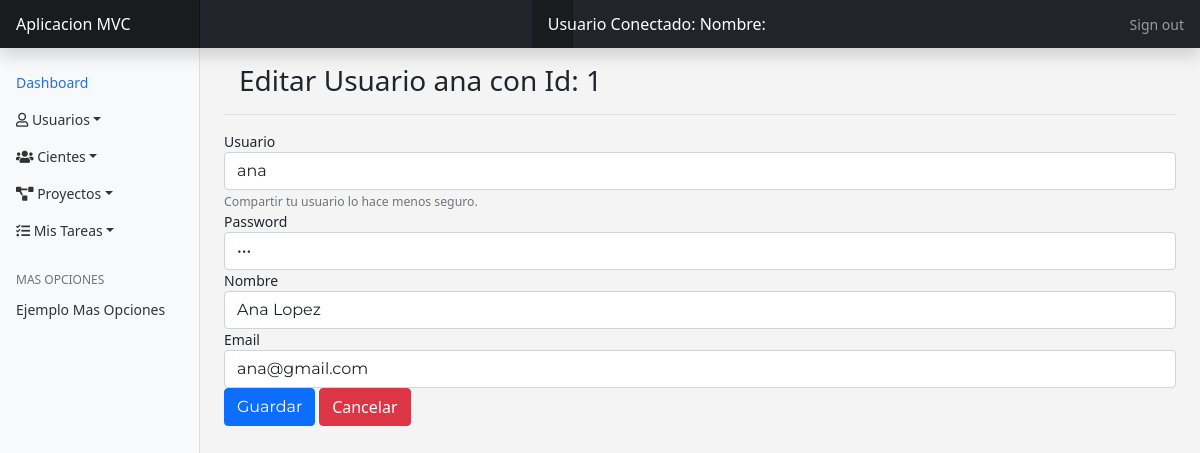
/index.php?tabla=user&accion=editar&id=1 (signed in), run on the app's committed database.
### tables this page shows
CREATE TABLE `users` (
  `id` bigint(20) unsigned NOT NULL AUTO_INCREMENT,
  `name` varchar(255) DEFAULT NULL,
  `email` varchar(255) NOT NULL,
  `password` varchar(255) NOT NULL,
  `usuario` varchar(100) NOT NULL COMMENT 'Para el login equivalente a nick',
  PRIMARY KEY (`id`),
  UNIQUE KEY `users_email_unique` (`email`),
  UNIQUE KEY `users_UN` (`usuario`)
);

### web/config/db.php (called while the page is built, shortened)
<?php
class db
{
  static public function conexion()
  {
    $conexion = null;
    try {
      $opciones =  array(PDO::ATTR_ERRMODE => PDO::ERRMODE_EXCEPTION);
      $conexion = new PDO('mysql:host=localhost;  dbname=' .self::DBNAME,self::USER,self::PASSWORD, $opciones);
    } catch (Exception $e) {
       echo "Ocurrió algo con la base de datos: " . $e->getMessage();
      }
     return $conexion;
    }
}

### web/controllers/usersController.php (called while the page is built, shortened)
<?php
require_once "models/userModel.php";
class UsersController
{
    private $model;
    public function __construct()
    {
        $this->model = new UserModel();
    }
    public function ver(int $id): ?stdClass
    {
        return $this->model->read($id);
    }
}

### web/models/userModel.php (called while the page is built, shortened)
<?php
require_once('config/db.php');
class UserModel
{
    private $conexion;
    public function __construct()
    {
        $this->conexion = db::conexion();
    }
    public function read(int $id): ?stdClass
    {
        $sentencia = $this->conexion->prepare("SELECT * FROM users WHERE id=:id");
        $arrayDatos = [":id" => $id];
        $resultado = $sentencia->execute($arrayDatos);
        $user = $sentencia->fetch(PDO::FETCH_OBJ);
        return ($user == false) ? null : $user;
    }
}

### web/views/user/edit.php (the view, shortened to what this page needs)
<?php
require_once "controllers/usersController.php";
$id = $_REQUEST["id"];
$controlador = new UsersController();
$user = $controlador->ver($id);
$mostrarForm = true;
?>
<main class="col-md-9 ms-sm-auto col-lg-10 px-md-4">
    <div class="d-flex justify-content-between flex-wrap flex-md-nowrap align-items-center pt-3 pb-2 mb-3 border-bottom">
        <h1 class="h3">Editar Usuario <?= $_SESSION["datos"]["usuario"] ?? $user->usuario ?> con Id: <?= $id ?> </h1>
    </div>
    <div id="contenido">
        <?php
        if ($mostrarForm) {
        ?>
            <form action="index.php?tabla=user&accion=guardar&evento=modificar" method="POST">
                <div class="form-group">
                    <label for="usuario">Usuario </label>
                    <input type="text" required class="form-control" id="usuario" name="usuario" aria-describedby="usuario" value="<?= $_SESSION["datos"]["usuario"] ?? $user->usuario ?>">
                    <small id="usuario" class="form-text text-muted">Compartir tu usuario lo hace menos seguro.</small>
                </div>
                <div class="form-group">
                    <label for="password">Password</label>
                    <input type="password" required class="form-control" id="password" name="password" value="<?= $_SESSION["datos"]["password"] ?? $user->password ?>">
                </div>
                <div class="form-group">
                    <label for="name">Nombre </label>
                    <input type="text" class="form-control" id="name" name="name" value="<?= $_SESSION["datos"]["name"] ?? $user->name ?>">
                </div>
                <div class="form-group">
                    <label for="email">Email </label>
                    <input type="text" class="form-control" id="email" name="email" value="<?= $_SESSION["datos"]["email"] ?? $user->email ?>">
                </div>
                <button type="submit" class="btn btn-primary">Guardar</button>
                <a class="btn btn-danger" href="index.php?tabla=user&accion=listar">Cancelar</a>
            </form>
        <?php
        } else {
        ?>
            <a href="index.php" class="btn btn-primary">Volver a Inicio</a>
        <?php
        }
        ?>
    </div>
</main>

### web/assets/css/dashboard.css (style rules this page uses)
body { font-size: .875rem; }

### web/assets/css/404.css (style rules this page uses)
* { -webkit-box-sizing: border-box; -moz-box-sizing: border-box; box-sizing: border-box; }
body { background-color: #f4f4f4; margin-bottom: 50px; }
html, button, input, select, textarea { font-family: 'Montserrat', Helvetica, sans-serif; color: #bbb; }
h1 { text-align: center; margin: 30px 15px; }

### data on the page
users: usuario "ana", name "Ana Lopez", email "ana@gmail.com"

### other printed values
$id "1"
